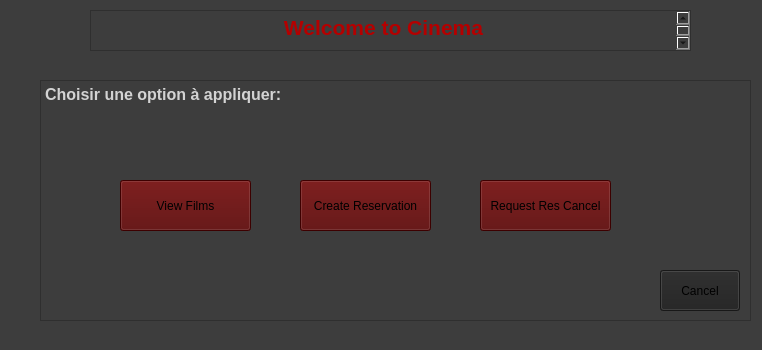
<?xml version="1.0" encoding="UTF-8"?>
<ui version="4.0">
 <class>clientinter</class>
 <widget class="QWidget" name="clientinter">
  <property name="geometry">
   <rect>
    <x>0</x>
    <y>0</y>
    <width>762</width>
    <height>350</height>
   </rect>
  </property>
  <property name="windowTitle">
   <string>Form</string>
  </property>
  <property name="styleSheet">
   <string notr="true">background-color: rgb(61, 61, 61);</string>
  </property>
  <widget class="QTextBrowser" name="textBrowser">
   <property name="geometry">
    <rect>
     <x>90</x>
     <y>10</y>
     <width>601</width>
     <height>41</height>
    </rect>
   </property>
   <property name="styleSheet">
    <string notr="true"/>
   </property>
   <property name="html">
    <string>&lt;!DOCTYPE HTML PUBLIC &quot;-//W3C//DTD HTML 4.0//EN&quot; &quot;http://www.w3.org/TR/REC-html40/strict.dtd&quot;&gt;
&lt;html&gt;&lt;head&gt;&lt;meta name=&quot;qrichtext&quot; content=&quot;1&quot; /&gt;&lt;meta charset=&quot;utf-8&quot; /&gt;&lt;style type=&quot;text/css&quot;&gt;
p, li { white-space: pre-wrap; }
hr { height: 1px; border-width: 0; }
li.unchecked::marker { content: &quot;\2610&quot;; }
li.checked::marker { content: &quot;\2612&quot;; }
&lt;/style&gt;&lt;/head&gt;&lt;body style=&quot; font-family:'Segoe UI'; font-size:9pt; font-weight:400; font-style:normal;&quot;&gt;
&lt;p align=&quot;center&quot; style=&quot; margin-top:0px; margin-bottom:0px; margin-left:0px; margin-right:0px; -qt-block-indent:0; text-indent:0px;&quot;&gt;&lt;span style=&quot; font-size:16pt; font-weight:700; color:#b40000;&quot;&gt;Welcome to Cinema&lt;/span&gt;&lt;/p&gt;
&lt;p align=&quot;center&quot; style=&quot;-qt-paragraph-type:empty; margin-top:0px; margin-bottom:0px; margin-left:0px; margin-right:0px; -qt-block-indent:0; text-indent:0px; font-size:16pt; font-weight:700; color:#b40000;&quot;&gt;&lt;br /&gt;&lt;/p&gt;&lt;/body&gt;&lt;/html&gt;</string>
   </property>
  </widget>
  <widget class="QTextBrowser" name="textBrowser_2">
   <property name="geometry">
    <rect>
     <x>40</x>
     <y>80</y>
     <width>711</width>
     <height>241</height>
    </rect>
   </property>
   <property name="styleSheet">
    <string notr="true">background-color: rgb(61, 61, 61);</string>
   </property>
   <property name="html">
    <string>&lt;!DOCTYPE HTML PUBLIC &quot;-//W3C//DTD HTML 4.0//EN&quot; &quot;http://www.w3.org/TR/REC-html40/strict.dtd&quot;&gt;
&lt;html&gt;&lt;head&gt;&lt;meta name=&quot;qrichtext&quot; content=&quot;1&quot; /&gt;&lt;meta charset=&quot;utf-8&quot; /&gt;&lt;style type=&quot;text/css&quot;&gt;
p, li { white-space: pre-wrap; }
hr { height: 1px; border-width: 0; }
li.unchecked::marker { content: &quot;\2610&quot;; }
li.checked::marker { content: &quot;\2612&quot;; }
&lt;/style&gt;&lt;/head&gt;&lt;body style=&quot; font-family:'Segoe UI'; font-size:9pt; font-weight:400; font-style:normal;&quot;&gt;
&lt;p style=&quot; margin-top:0px; margin-bottom:0px; margin-left:0px; margin-right:0px; -qt-block-indent:0; text-indent:0px;&quot;&gt;&lt;span style=&quot; font-size:12pt; font-weight:700; color:#d3d3d3;&quot;&gt;Choisir une option à appliquer: &lt;/span&gt;&lt;/p&gt;&lt;/body&gt;&lt;/html&gt;</string>
   </property>
  </widget>
  <widget class="QPushButton" name="pushButton">
   <property name="geometry">
    <rect>
     <x>120</x>
     <y>180</y>
     <width>131</width>
     <height>51</height>
    </rect>
   </property>
   <property name="toolTip">
    <string>&lt;html&gt;&lt;head/&gt;&lt;body&gt;&lt;p align=&quot;center&quot;&gt;&lt;span style=&quot; font-weight:700; color:#ff0000;&quot;&gt;Add Film&lt;/span&gt;&lt;/p&gt;&lt;/body&gt;&lt;/html&gt;</string>
   </property>
   <property name="styleSheet">
    <string notr="true">font: 700 9pt &quot;Segoe Print&quot;;
background-color: rgb(85, 0, 0);</string>
   </property>
   <property name="text">
    <string>View Films</string>
   </property>
  </widget>
  <widget class="QPushButton" name="pushButton_2">
   <property name="geometry">
    <rect>
     <x>300</x>
     <y>180</y>
     <width>131</width>
     <height>51</height>
    </rect>
   </property>
   <property name="toolTip">
    <string>&lt;html&gt;&lt;head/&gt;&lt;body&gt;&lt;p align=&quot;center&quot;&gt;&lt;span style=&quot; font-weight:700; color:#ff0000;&quot;&gt;Add Film&lt;/span&gt;&lt;/p&gt;&lt;/body&gt;&lt;/html&gt;</string>
   </property>
   <property name="styleSheet">
    <string notr="true">font: 700 9pt &quot;Segoe Print&quot;;
background-color: rgb(85, 0, 0);</string>
   </property>
   <property name="text">
    <string>Create Reservation</string>
   </property>
  </widget>
  <widget class="QPushButton" name="pushButton_3">
   <property name="geometry">
    <rect>
     <x>480</x>
     <y>180</y>
     <width>131</width>
     <height>51</height>
    </rect>
   </property>
   <property name="toolTip">
    <string>&lt;html&gt;&lt;head/&gt;&lt;body&gt;&lt;p align=&quot;center&quot;&gt;&lt;span style=&quot; font-weight:700; color:#ff0000;&quot;&gt;Add Film&lt;/span&gt;&lt;/p&gt;&lt;/body&gt;&lt;/html&gt;</string>
   </property>
   <property name="styleSheet">
    <string notr="true">font: 700 9pt &quot;Segoe Print&quot;;
background-color: rgb(85, 0, 0);</string>
   </property>
   <property name="text">
    <string>Request Res Cancel</string>
   </property>
  </widget>
  <widget class="QPushButton" name="pushButton_4">
   <property name="geometry">
    <rect>
     <x>660</x>
     <y>270</y>
     <width>80</width>
     <height>41</height>
    </rect>
   </property>
   <property name="styleSheet">
    <string notr="true">font: 9pt &quot;Segoe Script&quot;;
background-color: rgb(33, 33, 33);</string>
   </property>
   <property name="text">
    <string>Cancel</string>
   </property>
  </widget>
 </widget>
 <resources/>
 <connections/>
</ui>
